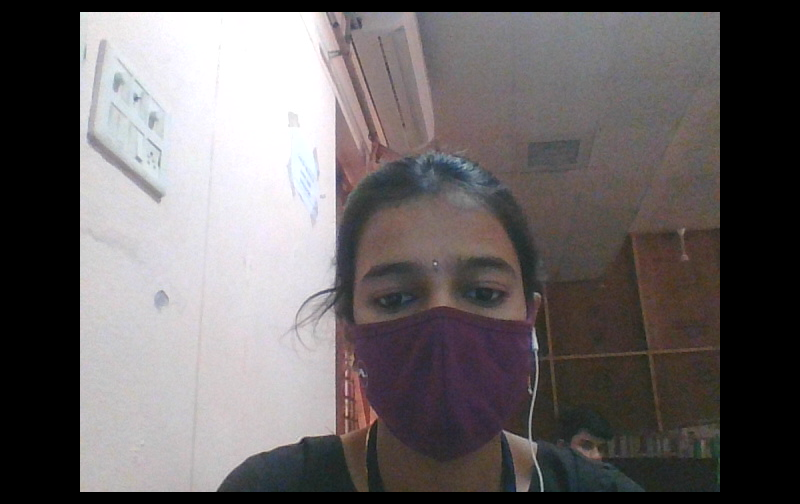
#> input picture My Kivy Projects/IMG_20210312_133305.png, 800 x 504 px, given in place of the camera
$ python colorDetection.py
#> lines starting #> are read from the running program, lines starting #| are printed output that depends on the picture
import cv2
import numpy as np
import time

frameWidth=640
frameHeight=480
cap=cv2.VideoCapture(0)
cap.set(3,frameWidth) #width id is 3
cap.set(4,frameHeight) #height id is 4
cap.set(10,150) # brightness

myColors=[[5,142,156,25,255,255],[51,164,97,158,255,255],[28,102,87,69,255,255]]
myColorValues=[[7,120,240],[240,69,7],[7,240,116]]
myColorNames=["Orange","Blue","Green"]

def findColor(img,myColors):
    imgHSV = cv2.cvtColor(img, cv2.COLOR_BGR2HSV)  # conerts img to HSV
    count = 0
    c=0
    for color in myColors:
        lower = np.array(color[0:3])
        upper = np.array(color[3:6])  # creating lower and upper limit array for hsv
        mask = cv2.inRange(imgHSV, lower, upper)
        x,y=getContours(mask)
        cv2.circle(imgResult, (x, y), 10,myColorValues[count], cv2.FILLED)
        cv2.putText(imgResult, myColorNames[count], (x, y),
                    cv2.FONT_HERSHEY_SIMPLEX, 1.0,
                    myColorValues[count])
        cv2.imshow("Output",imgResult)
        if(x!=0 and y!=0):
            c+=1
        return c,myColorNames[count]
        count += 1

def getContours(img):
    contours,hierarchy = cv2.findContours(img,cv2.RETR_EXTERNAL,cv2.CHAIN_APPROX_NONE) # gets all contour lines
    x,y,w,h=0,0,0,0
    for cnt in contours:
        area=cv2.contourArea(cnt) #gets area formed by contour lines
        if area>200:# tiny ones can be neglected
            #cv2.drawContours(imgResult, cnt, -1, (255, 0, 0), 2)  # draw contours on canvas with blue color 2 thickness
            peri=cv2.arcLength(cnt,True)# gets arc length to determine corners True is bcz they r closed arcs
            approx=cv2.approxPolyDP(cnt,0.02*peri,True) #approximate corners points are determined
            x,y,w,h=cv2.boundingRect(approx)#gives the dimensions for a bounding box to cover shape
    return x + w // 2, y


while(True):
    success,im=cap.read()
#> im is the input picture: shape (504, 800, 3); mean B, G, R 102.2, 101.5, 106.4
    img=cv2.flip(im,1)
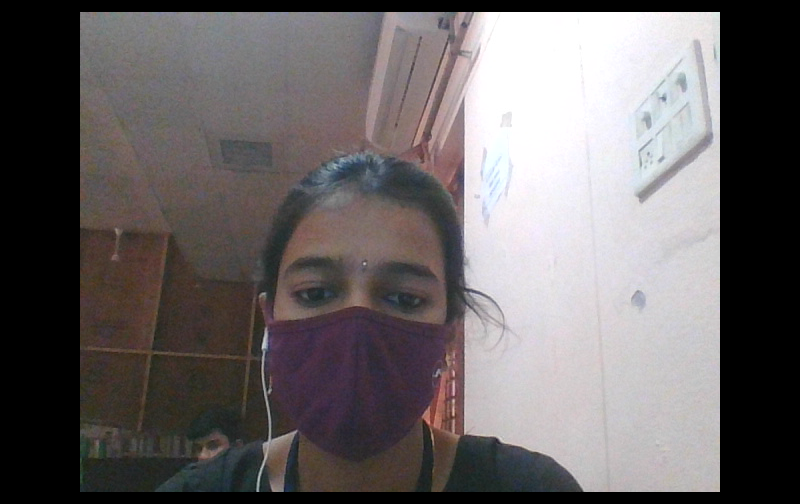
#> img: shape (504, 800, 3); mean B, G, R 102.2, 101.5, 106.4
    imgResult=img.copy()
    c,k=findColor(img,myColors)
#> in findColor, `imgHSV = cv2.cvtColor(img, cv2.COLOR_BGR2HSV)`: imgHSV: shape (504, 800, 3); mean H, S, V 64, 23.9, 108.1
#> the loop in findColor, `for color in myColors:` made 1 pass
#> (x, y) on pass 1: (0, 0)
#> after the loop in findColor, `for color in myColors:`: c = 0
#> c = 0; k = 'Orange'
    if(c==1):
        print(k)
        # [4 lines of commented-out code are left out]
    if cv2.waitKey(1)& 0xFF==ord('q'):
#> (key q is pressed here)
        break
